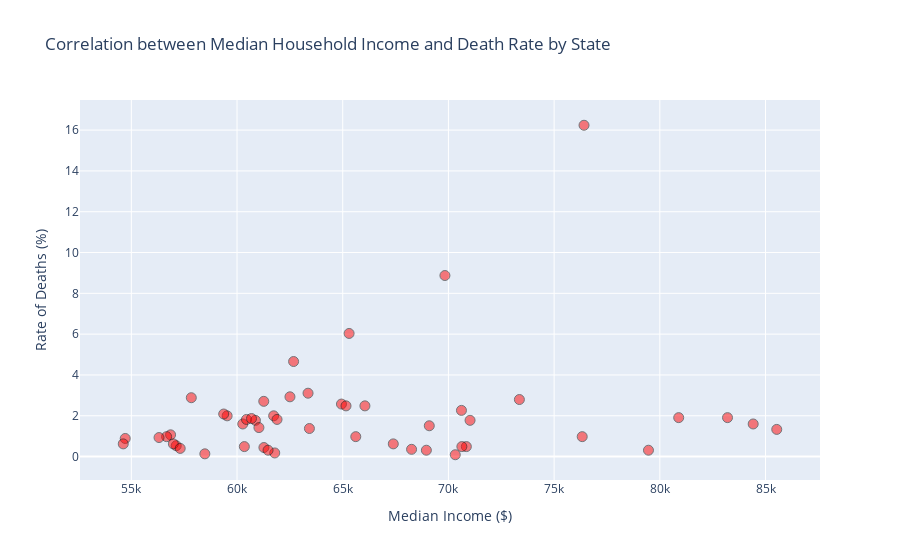

Notebook code cell kept with this figure:
### Code cell
import plotly.express as px

fig = px.scatter(combined_median_income, x='Median Income', y='rate_of_deaths', 
                 title='Correlation between Median Household Income and Death Rate by State',
                 labels={'Median Income': 'Median Income ($)', 'rate_of_deaths': 'Rate of Deaths (%)'})

fig.update_traces(marker=dict(color='red', size=10, opacity=0.5, line=dict(width=1, color='black')),
                  selector=dict(mode='markers'))
fig.update_layout(showlegend=False)

fig.show()

### Figure 1 — Plotly figure (JSON) as saved in the notebook; plotly's stock layout.template omitted (floating-point values rounded to 4 significant figures)
{"data": [{"hovertemplate": "Median Income ($)=%{x}<br>Rate of Deaths (%)=%{y}<extra></extra>", "legendgroup": "", "marker": {"color": "red", "line": {"color": "black", "width": 1}, "opacity": 0.5, "size": 10, "symbol": "circle"}, "mode": "markers", "name": "", "orientation": "v", "showlegend": false, "type": "scatter", "x": [67390.0, 59530.0, 54710.0, 62680.0, 76410.0, 73360.0, 79460.0, 70848, 68260.0, 65300.0, 61260.0, 70640.0, 57120.0, 54620.0, 66050.0, 60870.0, 56860.0, 71020.0, 59370.0, 76330.0, 84420.0, 61270.0, 60270.0, 63420.0, 64940.0, 56670.0, 60350.0, 62500.0, 61780.0, 56990.0, 61470.0, 85530.0, 60450.0, 69090.0, 80890.0, 63360.0, 57840.0, 61040.0, 61730.0, 70320.0, 61890.0, 57310.0, 65160.0, 69830.0, 65620.0, 83200.0, 58480.0, 70620.0, 60680.0, 56310.0, 68956], "xaxis": "x", "y": [0.6211, 1.996, 0.8873, 4.658, 16.24, 2.795, 0.3106, 0.488, 0.3549, 6.034, 2.706, 0.488, 0.5324, 0.6211, 2.484, 1.775, 1.065, 1.775, 2.085, 0.976, 1.597, 0.4437, 1.597, 1.375, 2.573, 0.976, 0.488, 2.928, 0.1775, 0.6211, 0.3106, 1.331, 1.819, 1.508, 1.908, 3.106, 2.884, 1.42, 1.996, 0.08873, 1.819, 0.3993, 2.484, 8.873, 0.976, 1.908, 0.1331, 2.263, 1.863, 0.9317, 0.3106], "yaxis": "y"}], "layout": {"legend": {"tracegroupgap": 0}, "showlegend": false, "title": {"text": "Correlation between Median Household Income and Death Rate by State"}, "xaxis": {"anchor": "y", "domain": [0, 1], "title": {"text": "Median Income ($)"}}, "yaxis": {"anchor": "x", "domain": [0, 1], "title": {"text": "Rate of Deaths (%)"}}}}
